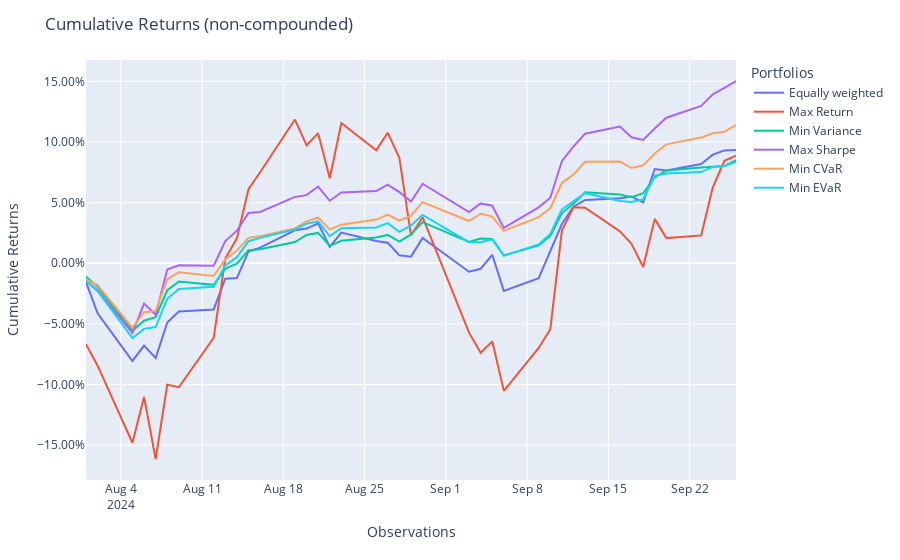

Notebook cell for this chart:
### Code cell
population_test.plot_cumulative_returns()
